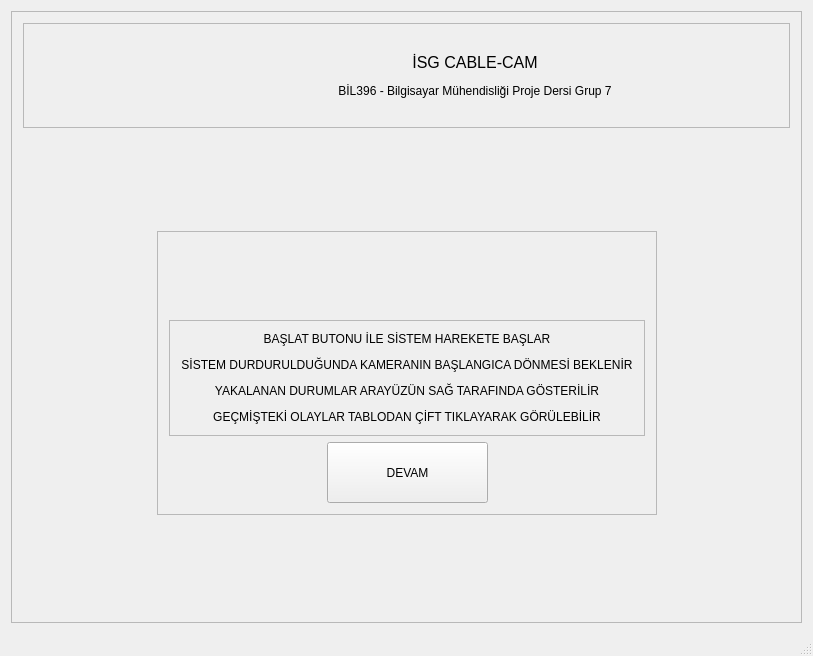
<?xml version="1.0" encoding="UTF-8"?>
<ui version="4.0">
 <class>MainWindow</class>
 <widget class="QMainWindow" name="MainWindow">
  <property name="geometry">
   <rect>
    <x>0</x>
    <y>0</y>
    <width>813</width>
    <height>656</height>
   </rect>
  </property>
  <property name="minimumSize">
   <size>
    <width>800</width>
    <height>600</height>
   </size>
  </property>
  <property name="windowTitle">
   <string>MainWindow</string>
  </property>
  <widget class="QWidget" name="centralwidget">
   <property name="minimumSize">
    <size>
     <width>800</width>
     <height>556</height>
    </size>
   </property>
   <layout class="QGridLayout" name="gridLayout_5">
    <item row="0" column="0">
     <widget class="QFrame" name="frame_4">
      <property name="frameShape">
       <enum>QFrame::StyledPanel</enum>
      </property>
      <property name="frameShadow">
       <enum>QFrame::Raised</enum>
      </property>
      <layout class="QGridLayout" name="gridLayout_4">
       <item row="0" column="0">
        <layout class="QVBoxLayout" name="verticalLayout_3">
         <item>
          <widget class="QFrame" name="frame_3">
           <property name="frameShape">
            <enum>QFrame::StyledPanel</enum>
           </property>
           <property name="frameShadow">
            <enum>QFrame::Raised</enum>
           </property>
           <layout class="QGridLayout" name="gridLayout_3">
            <item row="0" column="0">
             <layout class="QHBoxLayout" name="horizontalLayout_2">
              <item>
               <spacer name="horizontalSpacer_8">
                <property name="orientation">
                 <enum>Qt::Horizontal</enum>
                </property>
                <property name="sizeHint" stdset="0">
                 <size>
                  <width>40</width>
                  <height>20</height>
                 </size>
                </property>
               </spacer>
              </item>
              <item>
               <widget class="QLabel" name="gtu">
                <property name="minimumSize">
                 <size>
                  <width>131</width>
                  <height>81</height>
                 </size>
                </property>
                <property name="text">
                 <string/>
                </property>
               </widget>
              </item>
              <item>
               <widget class="QLabel" name="label">
                <property name="minimumSize">
                 <size>
                  <width>500</width>
                  <height>61</height>
                 </size>
                </property>
                <property name="maximumSize">
                 <size>
                  <width>741</width>
                  <height>16777215</height>
                 </size>
                </property>
                <property name="text">
                 <string>&lt;html&gt;&lt;head/&gt;&lt;body&gt;&lt;p align=&quot;center&quot;&gt;&lt;span style=&quot; font-size:12pt;&quot;&gt;İSG CABLE-CAM&lt;/span&gt;&lt;/p&gt;&lt;p align=&quot;center&quot;&gt;BİL396 - Bilgisayar Mühendisliği Proje Dersi Grup 7&lt;/p&gt;&lt;/body&gt;&lt;/html&gt;</string>
                </property>
               </widget>
              </item>
              <item>
               <spacer name="horizontalSpacer_7">
                <property name="orientation">
                 <enum>Qt::Horizontal</enum>
                </property>
                <property name="sizeHint" stdset="0">
                 <size>
                  <width>40</width>
                  <height>20</height>
                 </size>
                </property>
               </spacer>
              </item>
             </layout>
            </item>
           </layout>
          </widget>
         </item>
         <item>
          <layout class="QVBoxLayout" name="verticalLayout_2">
           <item>
            <spacer name="verticalSpacer_2">
             <property name="orientation">
              <enum>Qt::Vertical</enum>
             </property>
             <property name="sizeHint" stdset="0">
              <size>
               <width>20</width>
               <height>40</height>
              </size>
             </property>
            </spacer>
           </item>
           <item>
            <layout class="QHBoxLayout" name="horizontalLayout_4">
             <item>
              <spacer name="horizontalSpacer_5">
               <property name="orientation">
                <enum>Qt::Horizontal</enum>
               </property>
               <property name="sizeHint" stdset="0">
                <size>
                 <width>40</width>
                 <height>20</height>
                </size>
               </property>
              </spacer>
             </item>
             <item>
              <widget class="QFrame" name="frame">
               <property name="frameShape">
                <enum>QFrame::StyledPanel</enum>
               </property>
               <property name="frameShadow">
                <enum>QFrame::Raised</enum>
               </property>
               <layout class="QGridLayout" name="gridLayout_2">
                <item row="0" column="0">
                 <layout class="QVBoxLayout" name="verticalLayout">
                  <item>
                   <layout class="QHBoxLayout" name="horizontalLayout_3">
                    <item>
                     <spacer name="horizontalSpacer_3">
                      <property name="orientation">
                       <enum>Qt::Horizontal</enum>
                      </property>
                      <property name="sizeHint" stdset="0">
                       <size>
                        <width>40</width>
                        <height>20</height>
                       </size>
                      </property>
                     </spacer>
                    </item>
                    <item>
                     <widget class="QLabel" name="dikkat">
                      <property name="minimumSize">
                       <size>
                        <width>91</width>
                        <height>71</height>
                       </size>
                      </property>
                      <property name="text">
                       <string/>
                      </property>
                     </widget>
                    </item>
                    <item>
                     <spacer name="horizontalSpacer_4">
                      <property name="orientation">
                       <enum>Qt::Horizontal</enum>
                      </property>
                      <property name="sizeHint" stdset="0">
                       <size>
                        <width>40</width>
                        <height>20</height>
                       </size>
                      </property>
                     </spacer>
                    </item>
                   </layout>
                  </item>
                  <item>
                   <widget class="QFrame" name="frame_2">
                    <property name="frameShape">
                     <enum>QFrame::StyledPanel</enum>
                    </property>
                    <property name="frameShadow">
                     <enum>QFrame::Raised</enum>
                    </property>
                    <layout class="QGridLayout" name="gridLayout">
                     <item row="0" column="0">
                      <widget class="QLabel" name="label_2">
                       <property name="text">
                        <string>&lt;html&gt;&lt;head/&gt;&lt;body&gt;&lt;p align=&quot;center&quot;&gt;&lt;span style=&quot; font-size:9pt;&quot;&gt;BAŞLAT BUTONU İLE SİSTEM HAREKETE BAŞLAR&lt;/span&gt;&lt;/p&gt;&lt;p align=&quot;center&quot;&gt;&lt;span style=&quot; font-size:9pt;&quot;&gt;SİSTEM DURDURULDUĞUNDA KAMERANIN BAŞLANGICA DÖNMESİ BEKLENİR&lt;/span&gt;&lt;/p&gt;&lt;p align=&quot;center&quot;&gt;&lt;span style=&quot; font-size:9pt;&quot;&gt;YAKALANAN DURUMLAR ARAYÜZÜN SAĞ TARAFINDA GÖSTERİLİR&lt;/span&gt;&lt;/p&gt;&lt;p align=&quot;center&quot;&gt;&lt;span style=&quot; font-size:9pt;&quot;&gt;GEÇMİŞTEKİ OLAYLAR TABLODAN ÇİFT TIKLAYARAK GÖRÜLEBİLİR&lt;/span&gt;&lt;/p&gt;&lt;/body&gt;&lt;/html&gt;</string>
                       </property>
                      </widget>
                     </item>
                    </layout>
                   </widget>
                  </item>
                  <item>
                   <layout class="QHBoxLayout" name="horizontalLayout">
                    <item>
                     <spacer name="horizontalSpacer">
                      <property name="orientation">
                       <enum>Qt::Horizontal</enum>
                      </property>
                      <property name="sizeHint" stdset="0">
                       <size>
                        <width>40</width>
                        <height>20</height>
                       </size>
                      </property>
                     </spacer>
                    </item>
                    <item>
                     <widget class="QPushButton" name="pushButton">
                      <property name="minimumSize">
                       <size>
                        <width>161</width>
                        <height>61</height>
                       </size>
                      </property>
                      <property name="text">
                       <string>DEVAM</string>
                      </property>
                     </widget>
                    </item>
                    <item>
                     <spacer name="horizontalSpacer_2">
                      <property name="orientation">
                       <enum>Qt::Horizontal</enum>
                      </property>
                      <property name="sizeHint" stdset="0">
                       <size>
                        <width>40</width>
                        <height>20</height>
                       </size>
                      </property>
                     </spacer>
                    </item>
                   </layout>
                  </item>
                 </layout>
                </item>
               </layout>
              </widget>
             </item>
             <item>
              <spacer name="horizontalSpacer_6">
               <property name="orientation">
                <enum>Qt::Horizontal</enum>
               </property>
               <property name="sizeHint" stdset="0">
                <size>
                 <width>40</width>
                 <height>20</height>
                </size>
               </property>
              </spacer>
             </item>
            </layout>
           </item>
           <item>
            <spacer name="verticalSpacer">
             <property name="orientation">
              <enum>Qt::Vertical</enum>
             </property>
             <property name="sizeHint" stdset="0">
              <size>
               <width>20</width>
               <height>40</height>
              </size>
             </property>
            </spacer>
           </item>
          </layout>
         </item>
        </layout>
       </item>
      </layout>
     </widget>
    </item>
   </layout>
  </widget>
  <widget class="QMenuBar" name="menubar">
   <property name="geometry">
    <rect>
     <x>0</x>
     <y>0</y>
     <width>813</width>
     <height>22</height>
    </rect>
   </property>
  </widget>
  <widget class="QStatusBar" name="statusbar"/>
 </widget>
 <layoutdefault spacing="6" margin="11"/>
 <resources/>
 <connections/>
</ui>
